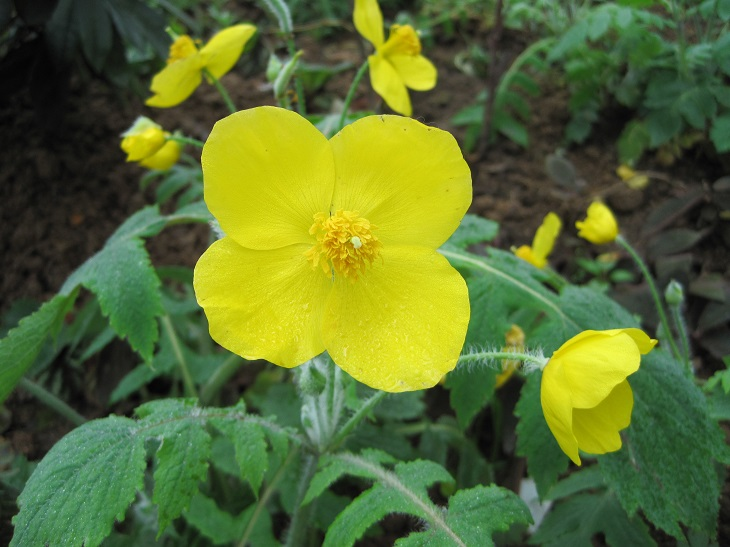
#> input picture 4- Opencv图像美化/image0.JPG, 730 x 547 px, found by its file name
$ jupyter execute '05_彩色直方图源码.ipynb'   (older library calls are emulated)
#> lines starting #> are read from the running program, lines starting #| are printed output that depends on the picture
[cell 1]
# 本质：统计每个像素灰度 出现的概率 0-255 p
# 对于彩色直方图来说是分别统计三个通道
import cv2
import numpy as np
import matplotlib.pyplot as plt
img = cv2.imread('image0.jpg',1)
#> img is the input picture: shape (547, 730, 3); mean B, G, R 48.7, 109.6, 90.1
imgInfo = img.shape
#> imgInfo = (547, 730, 3)
height = imgInfo[0]
#> height = 547
width = imgInfo[1]
#> width = 730

# b通道概率
count_b = np.zeros(256,np.float)
count_g = np.zeros(256,np.float)
count_r = np.zeros(256,np.float)

# for循环遍历每一个点
for i in range(0,height):
    for j in range(0,width):
        (b,g,r) = img[i,j]
        index_b = int(b)
        index_g = int(g)
        index_r = int(r)
        count_b[index_b] = count_b[index_b]+1
        count_g[index_g] = count_g[index_g]+1
        count_r[index_r] = count_r[index_r]+1
#> after the loop, count_b = 256 values, max 6211 at index 41, min 0 at index 204, mean 1559.8; count_g = 256 values, max 3003 at index 208, min 0 at index 0, mean 1559.8; count_r = 256 values, max 5519 at index 49, min 0 at index 0, mean 1559.8

# 计算概率
for i in range(0,256):
    count_b[i] = count_b[i]/(height*width)
    count_g[i] = count_g[i]/(height*width)
    count_r[i] = count_r[i]/(height*width)
#> after the loop, count_b = 256 values, max 0.0156 at index 41, min 0 at index 204, mean 0.00391; count_g = 256 values, max 0.00752 at index 208, min 0 at index 0, mean 0.00391; count_r = 256 values, max 0.0138 at index 49, min 0 at index 0, mean 0.00391

# 画线，x轴坐标
x = np.linspace(0,255,256)
plt.figure(12)
y1 = count_b
#> y1 has the same summary as count_b
plt.subplot(221)
plt.bar(x,y1,0.9,alpha=1,color='b')
y2 = count_g
#> y2 has the same summary as count_g
plt.subplot(222)
plt.bar(x,y2,0.9,alpha=1,color='g')
y3 = count_r
#> y3 has the same summary as count_r
plt.subplot(223)
plt.bar(x,y3,0.9,alpha=1,color='r')
plt.show()
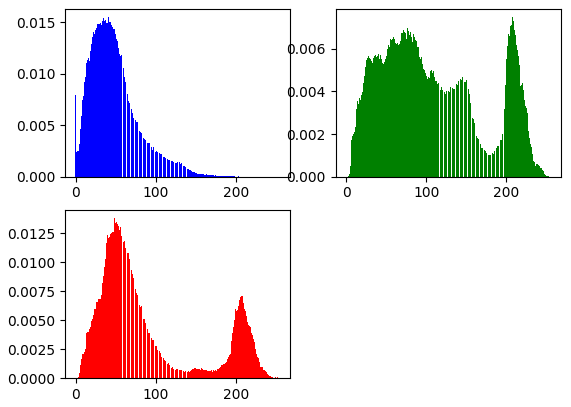
#> figure drawn by matplotlib, 3 panels; panel 1: tallest bar 0.0156 high, from x = 40.55 to 41.45; panel 2: tallest bar 0.00752 high, from x = 207.6 to 208.5; panel 3: tallest bar 0.0138 high, from x = 48.55 to 49.45
cv2.waitKey(0)


$ run again, with 4- Opencv图像美化/1.jpg copied over 4- Opencv图像美化/image0.JPG
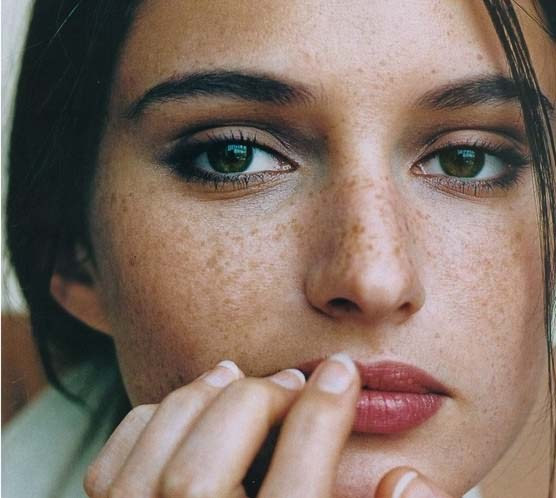
#> input picture 4- Opencv图像美化/1.jpg, 556 x 498 px, found by its file name
#> img is the input picture: shape (498, 556, 3); mean B, G, R 103.3, 114, 132.8
#> after the loop `for i in range(0,height):`: count_b = 256 values, max 6450 at index 30, min 0 at index 0, mean 1081.6; count_g = 256 values, max 5824 at index 29, min 0 at index 0, mean 1081.6; count_r = 256 values, max 5502 at index 19, min 0 at index 229, mean 1081.6
#> after the loop `for i in range(0,256):`: count_b = 256 values, max 0.0233 at index 30, min 0 at index 0, mean 0.00391; count_g = 256 values, max 0.021 at index 29, min 0 at index 0, mean 0.00391; count_r = 256 values, max 0.0199 at index 19, min 0 at index 229, mean 0.00391
#> y1 has the same summary as count_b
#> y2 has the same summary as count_g
#> y3 has the same summary as count_r
#> `plt.show()`:
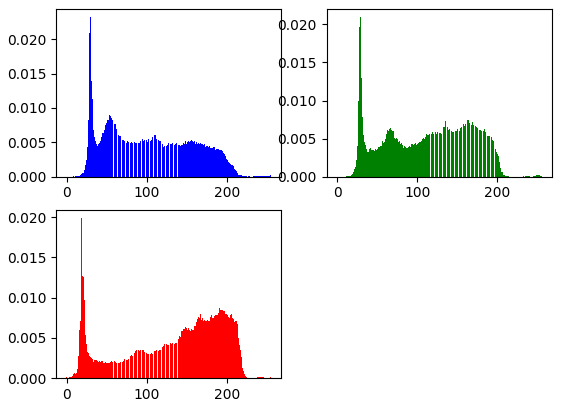
#> figure drawn by matplotlib, 3 panels; panel 1: tallest bar 0.0233 high, from x = 29.55 to 30.45; panel 2: tallest bar 0.021 high, from x = 28.55 to 29.45; panel 3: tallest bar 0.0199 high, from x = 18.55 to 19.45
